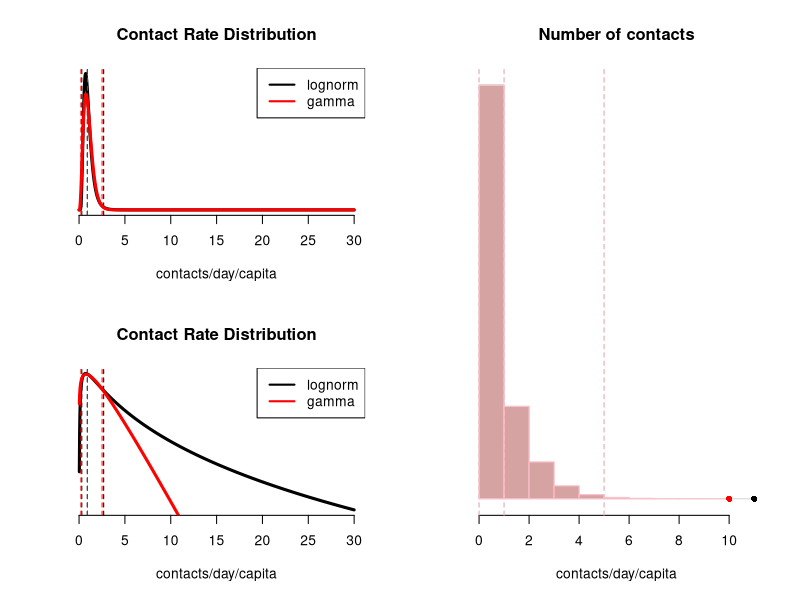

Source code (R):
###
###  Contact rate before transmission
###

set.seed(1234)

# Contact rate

mult    <- 1.00

cr_mean <- 1 * mult
cr_sd   <- 1
CV      <- 0.5  # Coeff. of Variation: input negative value to desactivate. 

if(CV>0) cr_sd <- CV * cr_mean

# Lognormal parameterization
tmp  <- 1 + cr_sd*cr_sd/cr_mean/cr_mean
m_ln <- log(cr_mean/sqrt(tmp))
s_ln <- sqrt(log(tmp))

# Gamma parameterization
shape <- cr_mean^2 / cr_sd^2
scale <- cr_sd^2 / cr_mean

x <- seq(0,30,length.out = 1e3)
y <- dlnorm(x,meanlog = m_ln,sdlog = s_ln)
y.g <- dgamma(x,shape = shape, scale = scale)

pq <- c(0.01,0.5,0.99)
q   <- qlnorm(p = pq, meanlog = m_ln,sdlog = s_ln)
q.g <- qgamma(p = pq, shape = shape, scale = scale)

# Number of contacts:
n <- 1e5
cr.sample.ln <- rlnorm(n=n, meanlog = m_ln,sdlog = s_ln)
cr.sample.ga <- rgamma(n=n, shape = shape, scale = scale)

num.c.ln <- rpois(n=n, lambda = cr.sample.ln)
num.c.ga <- rpois(n=n, lambda = cr.sample.ga)

qpoiss.ln <- quantile(num.c.ln, probs = pq)
qpoiss.ga <- quantile(num.c.ga, probs = pq)
	
# Plots

#pdf('contact-rate.pdf',width = 10)
# par(mfrow=c(1,2))
layout(matrix(c(1,3,2,3), 2, 2, byrow = TRUE))

plot.density <- function(log) {

	plot(x,y,typ='l',
		 main = 'Contact Rate Distribution',
		 lwd=3,yaxt='n', bty="n",
		 xlab='contacts/day/capita',ylab='',
		 log=log)
	abline(v=q, col='black',lty=2)
	
	lines(x,y.g, col='red', lwd=3)
	abline(v=q.g, col='red',lty=2)
	
	legend(x='topright',legend = c('lognorm','gamma'),col = c('black','red'), lwd=2)
}

plot.density(log='')
plot.density(log='y')

hist(num.c.ln,breaks = 0:max(num.c.ln), 
	 yaxt='n', ylab='', xlab='contacts/day/capita',
	 main = 'Number of contacts',
	 border = 'lightgrey', col=rgb(0,0,0,0.2))
abline(v=qpoiss.ln, col='grey',lty=2)
points(x=max(num.c.ln),y=0,pch=16)

hist(num.c.ga,breaks = 0:max(num.c.ga), add = TRUE,
	 yaxt='n', ylab='', xlab='contacts/day/capita',
	 main = 'Number of contacts',
	 border = 'pink', col=rgb(1,0,0,0.2))
abline(v=qpoiss.ga, col='pink',lty=2)
points(x=max(num.c.ga),y=0,pch=16, col='red')
#dev.off()


